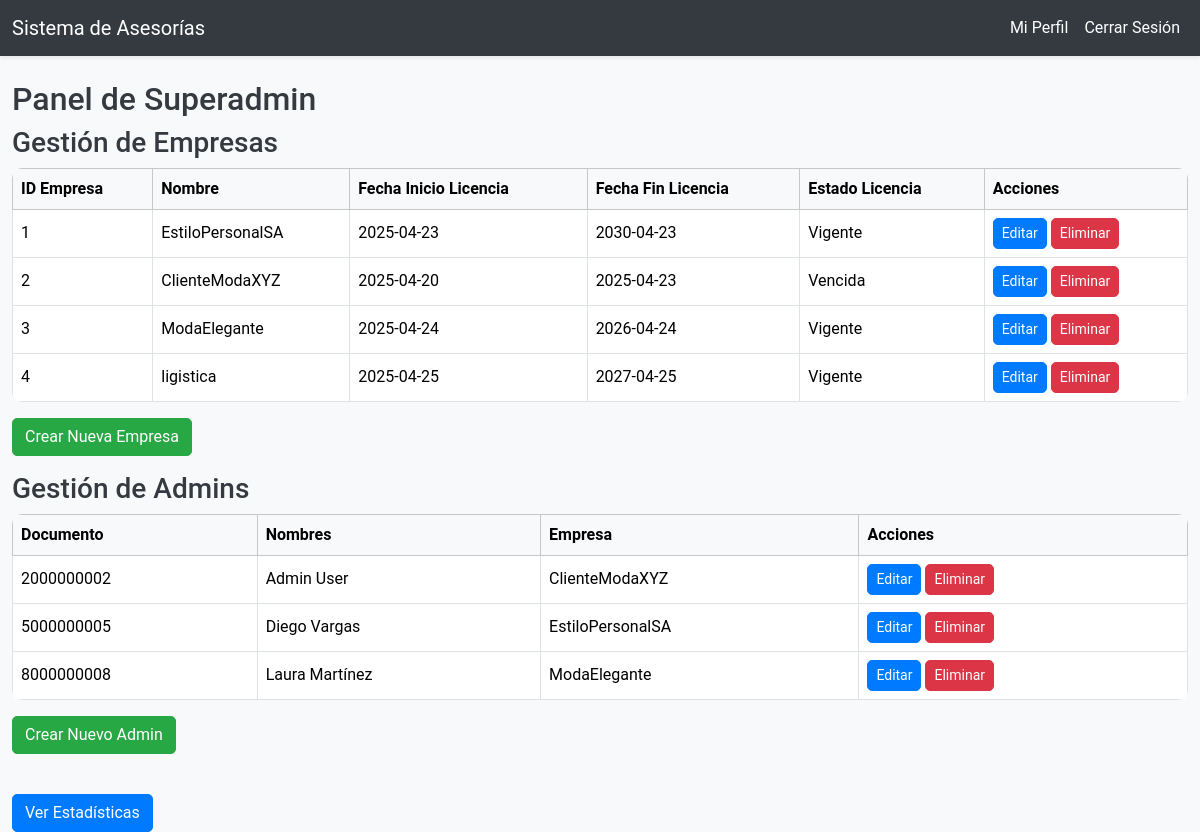
The app's page /superadmin.php (signed in) with its own data.
### tables this page shows
CREATE TABLE `licencia` (
  `id_licencia` varchar(20) NOT NULL,
  `fecha_inicial` datetime NOT NULL,
  `fecha_final` datetime NOT NULL,
  `id_empresa` int(11) NOT NULL,
  `id_tipo_licencia` int(11) NOT NULL,
  `id_estado` int(11) NOT NULL
);

CREATE TABLE `empresas` (
  `id_empresa` int(11) NOT NULL,
  `nombre_empresa` varchar(50) NOT NULL
);

CREATE TABLE `usuarios` (
  `documento` varchar(11) NOT NULL,
  `nombres` varchar(40) NOT NULL,
  `telefono` varchar(20) NOT NULL,
  `email` varchar(150) NOT NULL,
  `clave` varchar(255) NOT NULL,
  `id_empresa` int(11) NOT NULL,
  `id_rol` int(11) NOT NULL
);

### superadmin.php (the view, shortened to what this page needs)
<?php
$host = '127.0.0.1';
$db = 'estilo_personal_hombres';
$user = 'root';
$pass = '';
$charset = 'utf8mb4';
$dsn = "mysql:host=$host;dbname=$db;charset=$charset";
$options = [
    PDO::ATTR_ERRMODE => PDO::ERRMODE_EXCEPTION,
    PDO::ATTR_DEFAULT_FETCH_MODE => PDO::FETCH_ASSOC,
    PDO::ATTR_EMULATE_PREPARES => false,
];
try {
    $pdo = new PDO($dsn, $user, $pass, $options);
} catch (PDOException $e) {
    die("Error de conexión: " . $e->getMessage());
}
$stmt = $pdo->query("SELECT e.*, l.fecha_inicial, l.fecha_final, l.id_estado
                     FROM empresas e
                     LEFT JOIN licencia l ON e.id_empresa = l.id_empresa");
$empresas = $stmt->fetchAll();
$stmt = $pdo->query("SELECT u.*, e.nombre_empresa
                     FROM usuarios u
                     JOIN empresas e ON u.id_empresa = e.id_empresa
                     WHERE u.id_rol = 2");
$admins = $stmt->fetchAll();
?>
<!DOCTYPE html>
<html lang="es">
<head>
    <link href="css/bootstrap.min.css" rel="stylesheet">
    <link href="css/estilo.css" rel="stylesheet">
</head>
<body>
    <nav class="navbar navbar-expand-lg navbar-light bg-light shadow-sm">
        <div class="container">
            <a class="navbar-brand" href="#">Sistema de Asesorías</a>
            <div class="navbar-nav ms-auto">
                <a class="nav-link" href="perfil.php">Mi Perfil</a>
                <a class="nav-link" href="logout.php">Cerrar Sesión</a>
            </div>
        </div>
    </nav>
    <div class="container mt-4">
        <h2>Panel de Superadmin</h2>
        <h3>Gestión de Empresas</h3>
        <div class="table-responsive">
            <table class="table table-bordered table-hover">
                <thead class="table-light">
                    <tr>
                        <th>ID Empresa</th>
                        <th>Nombre</th>
                        <th>Fecha Inicio Licencia</th>
                        <th>Fecha Fin Licencia</th>
                        <th>Estado Licencia</th>
                        <th>Acciones</th>
                    </tr>
                </thead>
                <tbody>
                    <?php foreach ($empresas as $empresa): ?>
                        <tr>
                            <td><?php echo htmlspecialchars($empresa['id_empresa']); ?></td>
                            <td><?php echo htmlspecialchars($empresa['nombre_empresa']); ?></td>
                            <td>
                                <?php
                                echo $empresa['fecha_inicial']
                                    ? htmlspecialchars(date('Y-m-d', strtotime($empresa['fecha_inicial'])))
                                    : 'Sin licencia';
                                ?>
                            </td>
                            <td>
                                <?php
                                echo $empresa['fecha_final']
                                    ? htmlspecialchars(date('Y-m-d', strtotime($empresa['fecha_final'])))
                                    : 'Sin licencia';
                                ?>
                            </td>
                            <td>
                                <?php
                                echo isset($empresa['id_estado'])
                                    ? ($empresa['id_estado'] == 1 ? 'Vigente' : 'Vencida')
                                    : 'Sin licencia';
                                ?>
                            </td>
                            <td>
                                <a href="editar_empresa.php?id_empresa=<?php echo htmlspecialchars($empresa['id_empresa']); ?>" class="btn btn-sm btn-primary">Editar</a>
                                <form method="POST" style="display:inline;" onsubmit="return confirm('¿Estás seguro de eliminar esta empresa? Esto eliminará todos los datos asociados.');">
                                    <button type="submit" name="eliminar_empresa" class="btn btn-sm btn-danger">Eliminar</button>
                                </form>
                            </td>
                        </tr>
                    <?php endforeach; ?>
                </tbody>
            </table>
        </div>
        <a href="crear_empresa.php" class="btn btn-success mb-3">Crear Nueva Empresa</a>
        <h3>Gestión de Admins</h3>
        <div class="table-responsive">
            <table class="table table-bordered table-hover">
                <thead class="table-light">
                    <tr>
                        <th>Documento</th>
                        <th>Nombres</th>
                        <th>Empresa</th>
                        <th>Acciones</th>
                    </tr>
                </thead>
                <tbody>
                    <?php foreach ($admins as $admin): ?>
                        <tr>
                            <td><?php echo htmlspecialchars($admin['documento']); ?></td>
                            <td><?php echo htmlspecialchars($admin['nombres']); ?></td>
                            <td><?php echo htmlspecialchars($admin['nombre_empresa']); ?></td>
                            <td>
                                <a href="editar_admin.php?documento=<?php echo htmlspecialchars($admin['documento']); ?>" class="btn btn-sm btn-primary">Editar</a>
                                <form method="POST" style="display:inline;" onsubmit="return confirm('¿Estás seguro de eliminar este Admin?');">
                                    <button type="submit" name="eliminar_admin" class="btn btn-sm btn-danger">Eliminar</button>
                                </form>
                            </td>
                        </tr>
                    <?php endforeach; ?>
                </tbody>
            </table>
        </div>
        <a href="crear_admin.php" class="btn btn-success mb-3">Crear Nuevo Admin</a>
        <div class="mt-4">
            <a href="estadisticas.php" class="btn btn-primary">Ver Estadísticas</a>
        </div>
    </div>
</body>
</html>

### css/estilo.css (style rules this page uses)
body { background-color: #f8f9fa; font-family: 'Roboto', sans-serif; }
.navbar { background-color: #343a40 !important; }
.navbar-brand, .nav-link { color: #ffffff !important; }
h2, h3, h4 { color: #343a40; }
.btn-primary { background-color: #007bff; border-color: #007bff; border-radius: 5px; }
.btn-success { background-color: #28a745; border-color: #28a745; border-radius: 5px; }
.btn-danger { background-color: #dc3545; border-color: #dc3545; border-radius: 5px; }
.table { background-color: #ffffff; border-radius: 10px; overflow: hidden; }
.table th, .table td { vertical-align: middle; }
.container { max-width: 1200px; }

### superadmin.php (style rules this page uses)
.table-responsive { overflow-x: auto; }
.table th, .table td { white-space: nowrap; }

### records on screen
licencia: id_empresa.id_empresa "1", id_empresa.nombre_empresa "EstiloPersonalSA", fecha_inicial "2025-04-23", fecha_final "2030-04-23", shows "Vigente"
licencia: id_empresa.id_empresa "2", id_empresa.nombre_empresa "ClienteModaXYZ", fecha_inicial "2025-04-20", fecha_final "2025-04-23", shows "Vencida"
licencia: id_empresa.id_empresa "3", id_empresa.nombre_empresa "ModaElegante", fecha_inicial "2025-04-24", fecha_final "2026-04-24", shows "Vigente"
licencia: id_empresa.id_empresa "4", id_empresa.nombre_empresa "ligistica", fecha_inicial "2025-04-25", fecha_final "2027-04-25", shows "Vigente"
usuarios: documento "2000000002", nombres "Admin User", id_empresa.nombre_empresa "ClienteModaXYZ"
usuarios: documento "5000000005", nombres "Diego Vargas", id_empresa.nombre_empresa "EstiloPersonalSA"
usuarios: documento "8000000008", nombres "Laura Martínez", id_empresa.nombre_empresa "ModaElegante"
